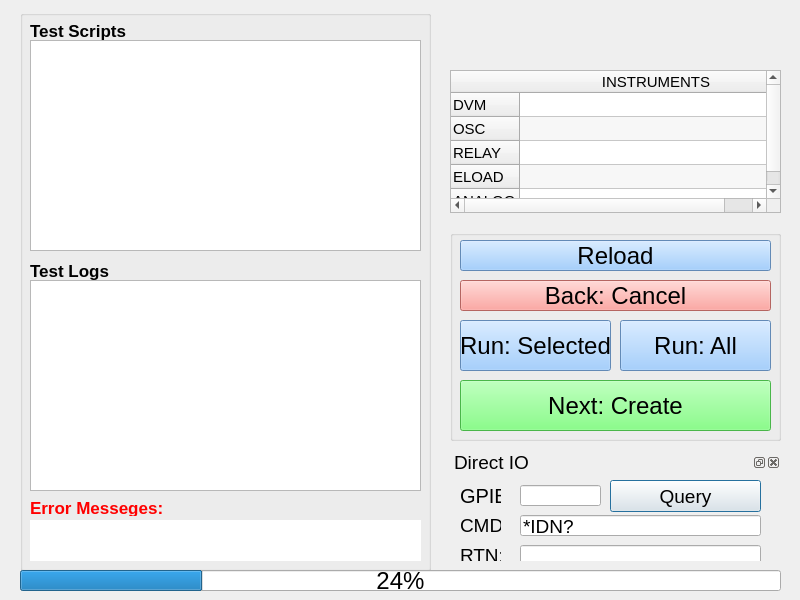
<?xml version="1.0" encoding="UTF-8"?>
<ui version="4.0">
 <class>Dialog</class>
 <widget class="QDialog" name="Dialog">
  <property name="geometry">
   <rect>
    <x>0</x>
    <y>0</y>
    <width>800</width>
    <height>600</height>
   </rect>
  </property>
  <property name="font">
   <font>
    <family>Arial</family>
    <pointsize>18</pointsize>
   </font>
  </property>
  <property name="windowTitle">
   <string>Dialog</string>
  </property>
  <widget class="QGroupBox" name="groupBox">
   <property name="enabled">
    <bool>true</bool>
   </property>
   <property name="geometry">
    <rect>
     <x>20</x>
     <y>10</y>
     <width>411</width>
     <height>561</height>
    </rect>
   </property>
   <property name="title">
    <string/>
   </property>
   <widget class="QListWidget" name="listWidget">
    <property name="geometry">
     <rect>
      <x>10</x>
      <y>30</y>
      <width>391</width>
      <height>211</height>
     </rect>
    </property>
    <property name="font">
     <font>
      <pointsize>18</pointsize>
     </font>
    </property>
    <property name="styleSheet">
     <string notr="true">font-size: 18pt;</string>
    </property>
    <property name="selectionMode">
     <enum>QAbstractItemView::MultiSelection</enum>
    </property>
   </widget>
   <widget class="QLabel" name="label">
    <property name="geometry">
     <rect>
      <x>10</x>
      <y>10</y>
      <width>131</width>
      <height>21</height>
     </rect>
    </property>
    <property name="font">
     <font>
      <weight>75</weight>
      <bold>true</bold>
     </font>
    </property>
    <property name="styleSheet">
     <string notr="true">font-size: 13pt;</string>
    </property>
    <property name="text">
     <string>Test Scripts</string>
    </property>
   </widget>
   <widget class="QLabel" name="label_5">
    <property name="geometry">
     <rect>
      <x>10</x>
      <y>250</y>
      <width>131</width>
      <height>21</height>
     </rect>
    </property>
    <property name="font">
     <font>
      <weight>75</weight>
      <bold>true</bold>
     </font>
    </property>
    <property name="styleSheet">
     <string notr="true">font-size: 13pt;</string>
    </property>
    <property name="text">
     <string>Test Logs</string>
    </property>
   </widget>
   <widget class="QLabel" name="errorMessege">
    <property name="geometry">
     <rect>
      <x>10</x>
      <y>510</y>
      <width>391</width>
      <height>41</height>
     </rect>
    </property>
    <property name="font">
     <font>
      <family>Arial</family>
     </font>
    </property>
    <property name="styleSheet">
     <string notr="true">background-color:white;
color: red;</string>
    </property>
    <property name="text">
     <string/>
    </property>
   </widget>
   <widget class="QListWidget" name="testLogsWidget">
    <property name="geometry">
     <rect>
      <x>10</x>
      <y>270</y>
      <width>391</width>
      <height>211</height>
     </rect>
    </property>
   </widget>
   <widget class="QLabel" name="label_6">
    <property name="geometry">
     <rect>
      <x>10</x>
      <y>490</y>
      <width>141</width>
      <height>16</height>
     </rect>
    </property>
    <property name="font">
     <font>
      <weight>75</weight>
      <bold>true</bold>
     </font>
    </property>
    <property name="styleSheet">
     <string notr="true">font-size:13pt;
color:red;</string>
    </property>
    <property name="text">
     <string>Error Messeges:</string>
    </property>
   </widget>
  </widget>
  <widget class="QLabel" name="productTitle">
   <property name="geometry">
    <rect>
     <x>450</x>
     <y>10</y>
     <width>331</width>
     <height>31</height>
    </rect>
   </property>
   <property name="font">
    <font>
     <pointsize>24</pointsize>
    </font>
   </property>
   <property name="text">
    <string/>
   </property>
   <property name="alignment">
    <set>Qt::AlignCenter</set>
   </property>
  </widget>
  <widget class="QDockWidget" name="DirectIO">
   <property name="geometry">
    <rect>
     <x>450</x>
     <y>450</y>
     <width>331</width>
     <height>111</height>
    </rect>
   </property>
   <property name="font">
    <font>
     <pointsize>14</pointsize>
    </font>
   </property>
   <property name="windowTitle">
    <string>Direct IO</string>
   </property>
   <widget class="QWidget" name="dockWidgetContents">
    <widget class="QLabel" name="label_2">
     <property name="geometry">
      <rect>
       <x>10</x>
       <y>10</y>
       <width>41</width>
       <height>21</height>
      </rect>
     </property>
     <property name="font">
      <font>
       <family>Arial</family>
       <pointsize>15</pointsize>
      </font>
     </property>
     <property name="text">
      <string>GPIB:</string>
     </property>
    </widget>
    <widget class="QLineEdit" name="lineEdit">
     <property name="geometry">
      <rect>
       <x>70</x>
       <y>10</y>
       <width>81</width>
       <height>21</height>
      </rect>
     </property>
     <property name="text">
      <string/>
     </property>
    </widget>
    <widget class="QLabel" name="label_3">
     <property name="geometry">
      <rect>
       <x>10</x>
       <y>40</y>
       <width>41</width>
       <height>21</height>
      </rect>
     </property>
     <property name="font">
      <font>
       <family>Arial</family>
      </font>
     </property>
     <property name="text">
      <string>CMD: </string>
     </property>
    </widget>
    <widget class="QLineEdit" name="lineEdit_2">
     <property name="geometry">
      <rect>
       <x>70</x>
       <y>40</y>
       <width>241</width>
       <height>21</height>
      </rect>
     </property>
     <property name="text">
      <string>*IDN?</string>
     </property>
    </widget>
    <widget class="QPushButton" name="pushButton_3">
     <property name="geometry">
      <rect>
       <x>160</x>
       <y>5</y>
       <width>151</width>
       <height>32</height>
      </rect>
     </property>
     <property name="text">
      <string>Query</string>
     </property>
    </widget>
    <widget class="QLabel" name="label_4">
     <property name="geometry">
      <rect>
       <x>10</x>
       <y>70</y>
       <width>41</width>
       <height>21</height>
      </rect>
     </property>
     <property name="font">
      <font>
       <family>Arial</family>
      </font>
     </property>
     <property name="text">
      <string>RTN:</string>
     </property>
    </widget>
    <widget class="QLineEdit" name="lineEdit_3">
     <property name="geometry">
      <rect>
       <x>70</x>
       <y>70</y>
       <width>241</width>
       <height>21</height>
      </rect>
     </property>
     <property name="text">
      <string/>
     </property>
    </widget>
   </widget>
  </widget>
  <widget class="QGroupBox" name="groupBox_2">
   <property name="geometry">
    <rect>
     <x>450</x>
     <y>230</y>
     <width>331</width>
     <height>211</height>
    </rect>
   </property>
   <property name="title">
    <string/>
   </property>
   <widget class="QPushButton" name="submitButton">
    <property name="geometry">
     <rect>
      <x>10</x>
      <y>150</y>
      <width>311</width>
      <height>51</height>
     </rect>
    </property>
    <property name="styleSheet">
     <string notr="true">background-color: rgb(102, 255, 102);</string>
    </property>
    <property name="text">
     <string>Next: Create</string>
    </property>
   </widget>
   <widget class="QPushButton" name="runSelectedButton">
    <property name="geometry">
     <rect>
      <x>10</x>
      <y>90</y>
      <width>151</width>
      <height>51</height>
     </rect>
    </property>
    <property name="styleSheet">
     <string notr="true">background-color: rgb(138, 193, 255);

</string>
    </property>
    <property name="text">
     <string>Run: Selected</string>
    </property>
   </widget>
   <widget class="QPushButton" name="runAllButton">
    <property name="geometry">
     <rect>
      <x>170</x>
      <y>90</y>
      <width>151</width>
      <height>51</height>
     </rect>
    </property>
    <property name="styleSheet">
     <string notr="true">background-color: rgb(138, 193, 255);</string>
    </property>
    <property name="text">
     <string>Run: All</string>
    </property>
   </widget>
   <widget class="QPushButton" name="exitButton">
    <property name="geometry">
     <rect>
      <x>10</x>
      <y>50</y>
      <width>311</width>
      <height>31</height>
     </rect>
    </property>
    <property name="styleSheet">
     <string notr="true">background-color: rgb(253, 142, 136);
</string>
    </property>
    <property name="text">
     <string>Back: Cancel</string>
    </property>
   </widget>
   <widget class="QPushButton" name="reloadButton">
    <property name="geometry">
     <rect>
      <x>10</x>
      <y>10</y>
      <width>311</width>
      <height>31</height>
     </rect>
    </property>
    <property name="styleSheet">
     <string notr="true">background-color: rgb(138, 193, 255);</string>
    </property>
    <property name="text">
     <string>Reload</string>
    </property>
   </widget>
  </widget>
  <widget class="QTableWidget" name="instrumentTable">
   <property name="enabled">
    <bool>true</bool>
   </property>
   <property name="geometry">
    <rect>
     <x>450</x>
     <y>70</y>
     <width>331</width>
     <height>143</height>
    </rect>
   </property>
   <property name="sizePolicy">
    <sizepolicy hsizetype="Fixed" vsizetype="Fixed">
     <horstretch>0</horstretch>
     <verstretch>0</verstretch>
    </sizepolicy>
   </property>
   <property name="minimumSize">
    <size>
     <width>0</width>
     <height>0</height>
    </size>
   </property>
   <property name="baseSize">
    <size>
     <width>0</width>
     <height>0</height>
    </size>
   </property>
   <property name="font">
    <font>
     <family>Arial</family>
     <pointsize>11</pointsize>
    </font>
   </property>
   <property name="styleSheet">
    <string notr="true">font-size:11pt;</string>
   </property>
   <property name="autoScroll">
    <bool>false</bool>
   </property>
   <property name="autoScrollMargin">
    <number>0</number>
   </property>
   <property name="editTriggers">
    <set>QAbstractItemView::NoEditTriggers</set>
   </property>
   <property name="showDropIndicator" stdset="0">
    <bool>false</bool>
   </property>
   <property name="dragDropOverwriteMode">
    <bool>false</bool>
   </property>
   <property name="alternatingRowColors">
    <bool>true</bool>
   </property>
   <property name="textElideMode">
    <enum>Qt::ElideLeft</enum>
   </property>
   <property name="verticalScrollMode">
    <enum>QAbstractItemView::ScrollPerPixel</enum>
   </property>
   <property name="horizontalScrollMode">
    <enum>QAbstractItemView::ScrollPerPixel</enum>
   </property>
   <property name="showGrid">
    <bool>true</bool>
   </property>
   <property name="sortingEnabled">
    <bool>false</bool>
   </property>
   <property name="cornerButtonEnabled">
    <bool>true</bool>
   </property>
   <property name="columnCount">
    <number>1</number>
   </property>
   <attribute name="horizontalHeaderVisible">
    <bool>true</bool>
   </attribute>
   <attribute name="horizontalHeaderCascadingSectionResizes">
    <bool>false</bool>
   </attribute>
   <attribute name="horizontalHeaderDefaultSectionSize">
    <number>272</number>
   </attribute>
   <attribute name="horizontalHeaderHighlightSections">
    <bool>false</bool>
   </attribute>
   <attribute name="horizontalHeaderMinimumSectionSize">
    <number>0</number>
   </attribute>
   <attribute name="horizontalHeaderShowSortIndicator" stdset="0">
    <bool>false</bool>
   </attribute>
   <attribute name="horizontalHeaderStretchLastSection">
    <bool>false</bool>
   </attribute>
   <attribute name="verticalHeaderVisible">
    <bool>true</bool>
   </attribute>
   <attribute name="verticalHeaderCascadingSectionResizes">
    <bool>false</bool>
   </attribute>
   <attribute name="verticalHeaderDefaultSectionSize">
    <number>24</number>
   </attribute>
   <attribute name="verticalHeaderHighlightSections">
    <bool>false</bool>
   </attribute>
   <attribute name="verticalHeaderMinimumSectionSize">
    <number>24</number>
   </attribute>
   <attribute name="verticalHeaderStretchLastSection">
    <bool>false</bool>
   </attribute>
   <row>
    <property name="text">
     <string>DVM</string>
    </property>
   </row>
   <row>
    <property name="text">
     <string>OSC</string>
    </property>
   </row>
   <row>
    <property name="text">
     <string>RELAY</string>
    </property>
   </row>
   <row>
    <property name="text">
     <string>ELOAD</string>
    </property>
   </row>
   <row>
    <property name="text">
     <string>ANALOG</string>
    </property>
   </row>
   <column>
    <property name="text">
     <string>INSTRUMENTS</string>
    </property>
   </column>
  </widget>
  <widget class="QLabel" name="stationTitle">
   <property name="geometry">
    <rect>
     <x>450</x>
     <y>40</y>
     <width>331</width>
     <height>31</height>
    </rect>
   </property>
   <property name="font">
    <font>
     <family>Arial</family>
     <pointsize>16</pointsize>
    </font>
   </property>
   <property name="text">
    <string/>
   </property>
   <property name="alignment">
    <set>Qt::AlignCenter</set>
   </property>
  </widget>
  <widget class="QProgressBar" name="progressBar">
   <property name="geometry">
    <rect>
     <x>20</x>
     <y>570</y>
     <width>761</width>
     <height>21</height>
    </rect>
   </property>
   <property name="value">
    <number>24</number>
   </property>
  </widget>
 </widget>
 <resources/>
 <connections/>
</ui>
